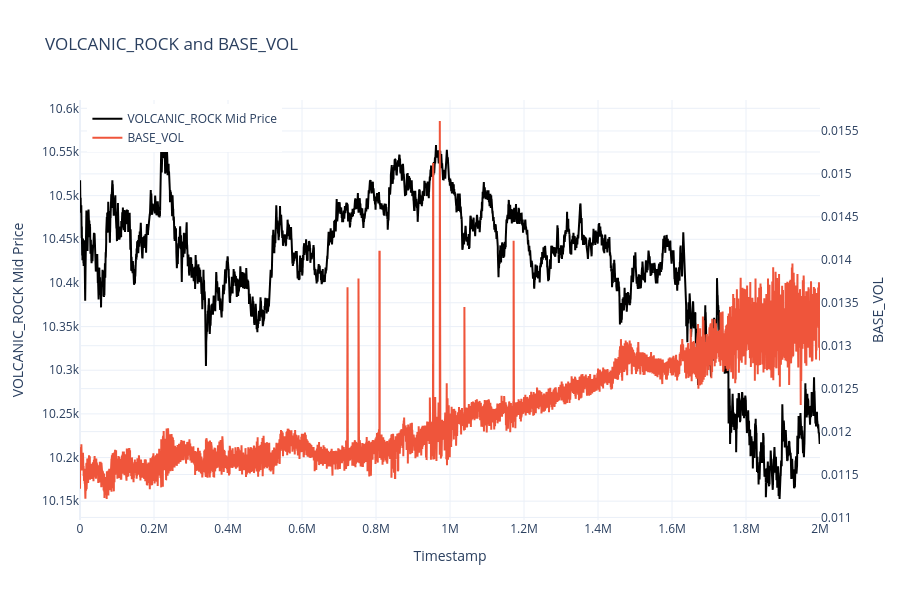

Write notebook code for a chart like this one.
### Code cell
import plotly.graph_objects as go

fig = go.Figure()

fig.add_trace(go.Scatter(
    x=df_rock['timestamp'], y=df_rock['mid_price'], name='VOLCANIC_ROCK Mid Price', line=dict(color='black')
))

fig.add_trace(go.Scatter(
    x=df_rock['timestamp'], y=base_volatility, name='BASE_VOL', yaxis='y2'
))

fig.update_layout(
    title='VOLCANIC_ROCK and BASE_VOL',
    xaxis=dict(title='Timestamp'),
    yaxis=dict(title='VOLCANIC_ROCK Mid Price'),
    yaxis2=dict(title='BASE_VOL', overlaying='y', side='right'),
    legend=dict(x=0.01, y=0.99),
    height=600,
    template='plotly_white'
)

fig.show()

### Figure 1 — Plotly figure (JSON) as saved in the notebook; plotly's stock layout.template omitted (floating-point values rounded to 4 significant figures; data arrays with more than 128 entries replaced by an {"elided": "..."} marker saying what was removed)
{"data": [{"line": {"color": "black"}, "name": "VOLCANIC_ROCK Mid Price", "type": "scatter", "x": {"elided": "20000 int values"}, "y": {"elided": "20000 float values"}}, {"name": "BASE_VOL", "type": "scatter", "x": {"elided": "20000 int values"}, "y": {"elided": "20000 float values"}, "yaxis": "y2"}], "layout": {"height": 600, "legend": {"x": 0.01, "y": 0.99}, "title": {"text": "VOLCANIC_ROCK and BASE_VOL"}, "xaxis": {"title": {"text": "Timestamp"}}, "yaxis": {"title": {"text": "VOLCANIC_ROCK Mid Price"}}, "yaxis2": {"overlaying": "y", "side": "right", "title": {"text": "BASE_VOL"}}}}
